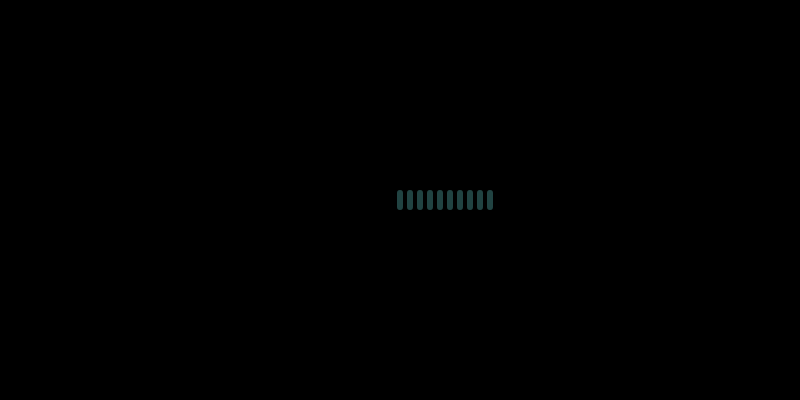
Frame 1 (no input)
Frame 60 (the mouse pressed at the canvas centre just before this capture): identical to frame 1, image omitted
Frame 120 (the mouse held since frame 60 and released just before this capture): identical to frame 1, image omitted

The Processing sketch that drew this single still picture (run headless with seeded random() and noise(); from frame 60 on, the mouse is pressed at the canvas centre):

// Processing sketch: effectProgressBar
// ── effectProgressBar.pde



// Color scheme
color blackSolid = color(0);
color blueSolid = color(0, 0, 255);
color redSolid = color(255, 0, 0);
color greenSolid = color(0, 255, 0);
color whiteSolid = color(255);

color barBack = color(33, 67, 66);
color barLight = color(116, 37, 37);


// Objects
Progress[] progBars = new Progress[10]; 

// %%%%%%%%%%%%%%%%%%%%%%%%%%%%%%%%%%%%%%%%%%%%%%%%%%%%%%%%%%%%%%%%%%%%%%%%%%

void setup() {
   size(800, 400);
   for(int i=0; i < progBars.length; i++){
      progBars[i] = new Progress(i * 10);
   }
   
}

// %%%%%%%%%%%%%%%%%%%%%%%%%%%%%%%%%%%%%%%%%%%%%%%%%%%%%%%%%%%%%%%%%%%%%%%%%%

void draw() {
  background(blackSolid);
  pushMatrix();
  translate(width/2, height/2);  
  for(int i=0; i < progBars.length; i++){
     progBars[i].roundRect(barBack);
  }
  popMatrix();
}

// %%%%%%%%%%%%%%%%%%%%%%%%%%%%%%%%%%%%%%%%%%%%%%%%%%%%%%%%%%%%%%%%%%%%%%%%%%

// ── Progress.pde
// Class for grid construction
class Progress {  
  
  // Class Variables 
  // No local class variables defined
  int x;
  
  // %%%%%%%%%%%%%%%%%%%%%%%%%%%%%%%%%%%%%%%%%%%%%%%%%%%%%%%
  // Class Constructor
  // Used to construct progress bar
  Progress(int x){
     this.x = x; 
  }
 
  // %%%%%%%%%%%%%%%%%%%%%%%%%%%%%%%%%%%%%%%%%%%%%%%%%%%%%%%
  // Class Methods

  
  // *******************************************************
  // Create a single rounded rectangle
  void roundRect(color barColor){
    noStroke();
    fill(barColor); 
    rectMode(CENTER);  
    rect(x, 0, 6, 20, 3);
  }
}  
